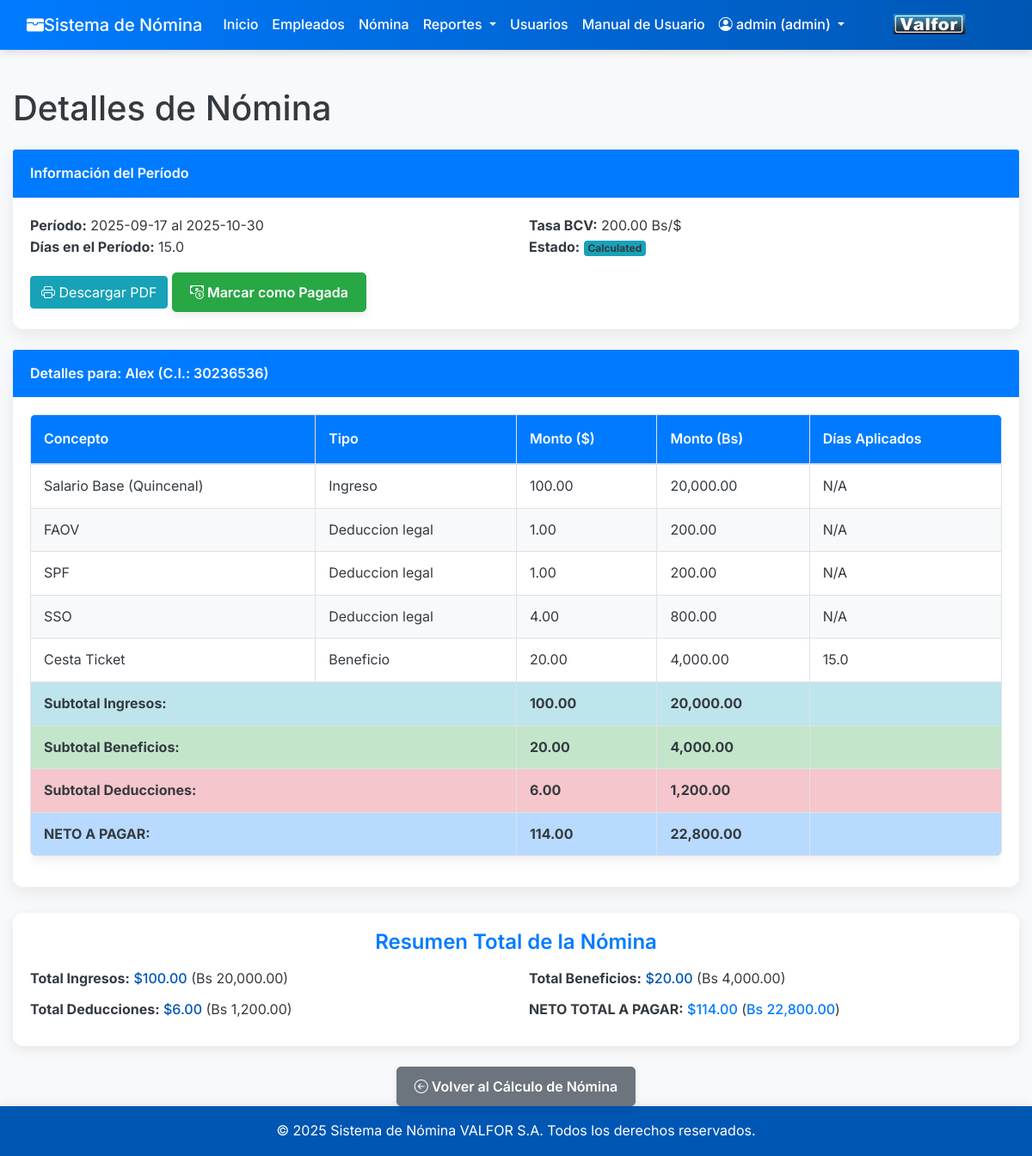
The page /public/payroll_details.php?period_id=6 (signed in) on the database its author committed.
### tables this page shows
CREATE TABLE `payroll_periods` (
  `id` int(11) NOT NULL,
  `start_date` date NOT NULL,
  `end_date` date NOT NULL,
  `bcv_rate` decimal(10,4) NOT NULL,
  `days_in_period` decimal(4,1) NOT NULL,
  `status` enum('pending','calculated','paid','closed') NOT NULL DEFAULT 'pending',
  `created_at` timestamp NOT NULL DEFAULT current_timestamp(),
  `updated_at` timestamp NOT NULL DEFAULT current_timestamp() ON UPDATE current_timestamp()
);

CREATE TABLE `employees` (
  `id` int(11) NOT NULL,
  `cedula` varchar(20) NOT NULL,
  `full_name` varchar(255) NOT NULL,
  `fecha_ingreso` date NOT NULL,
  `cargo` varchar(100) NOT NULL,
  `salario_base_mensual_usd` decimal(10,2) NOT NULL,
  `is_active` tinyint(1) NOT NULL DEFAULT 1,
  `created_at` timestamp NOT NULL DEFAULT current_timestamp(),
  `updated_at` timestamp NOT NULL DEFAULT current_timestamp() ON UPDATE current_timestamp(),
  `photo_path` varchar(255) DEFAULT NULL
);

CREATE TABLE `employee_payroll_details` (
  `id` int(11) NOT NULL,
  `employee_id` int(11) NOT NULL,
  `payroll_period_id` int(11) NOT NULL,
  `concept_id` int(11) NOT NULL,
  `amount_usd` decimal(10,2) DEFAULT 0.00,
  `amount_bs` decimal(12,2) DEFAULT 0.00,
  `days_applied` decimal(4,1) DEFAULT NULL,
  `notes` text DEFAULT NULL,
  `created_at` timestamp NOT NULL DEFAULT current_timestamp(),
  `updated_at` timestamp NOT NULL DEFAULT current_timestamp() ON UPDATE current_timestamp()
);

CREATE TABLE `payroll_concepts` (
  `id` int(11) NOT NULL,
  `name` varchar(100) NOT NULL,
  `type` enum('ingreso','deduccion_legal','deduccion_personal','beneficio') NOT NULL,
  `calculation_type` enum('fixed_value','percentage_of_salary','per_day_value','manual_input') NOT NULL,
  `default_value` decimal(10,2) DEFAULT NULL,
  `applies_to_all` tinyint(1) NOT NULL DEFAULT 1,
  `is_active` tinyint(1) NOT NULL DEFAULT 1,
  `created_at` timestamp NOT NULL DEFAULT current_timestamp(),
  `updated_at` timestamp NOT NULL DEFAULT current_timestamp() ON UPDATE current_timestamp()
);

### public/payroll_details.php (the view, shortened to what the rows shown need)
<?php
require_once __DIR__ . '/../includes/auth.php';
$page_title = 'Detalles de Nómina';
$pdo = getDbConnection();
$period_id = $_GET['period_id'] ?? null;
$payroll_period = null;
$payroll_details = [];
$total_summary = [
    'total_ingresos_usd' => 0,
    'total_deducciones_usd' => 0,
    'total_beneficios_usd' => 0,
    'neto_a_pagar_usd' => 0,
    'total_ingresos_bs' => 0,
    'total_deducciones_bs' => 0,
    'total_beneficios_bs' => 0,
    'neto_a_pagar_bs' => 0,
];
if (!$period_id || !is_numeric($period_id)) {
    $message = 'ID de período de nómina no especificado o inválido.';
    $message_type = 'danger';
} else {
    try {
        $stmt_period = $pdo->prepare("SELECT id, start_date, end_date, bcv_rate, days_in_period, status FROM payroll_periods WHERE id = :id");
        $stmt_period->bindParam(':id', $period_id, PDO::PARAM_INT);
        $stmt_period->execute();
        $payroll_period = $stmt_period->fetch();
        if (!$payroll_period) {
            $message = 'Período de nómina no encontrado.';
            $message_type = 'danger';
        } else {
            $stmt_details = $pdo->prepare("
                SELECT
                    epd.amount_usd, epd.amount_bs, epd.days_applied,
                    e.full_name, e.cedula, e.salario_base_mensual_usd,
                    pc.name AS concept_name, pc.type AS concept_type
                FROM
                    employee_payroll_details epd
                JOIN
                    employees e ON epd.employee_id = e.id
                JOIN
                    payroll_concepts pc ON epd.concept_id = pc.id
                WHERE
                    epd.payroll_period_id = :period_id
                ORDER BY
                    e.full_name ASC, pc.type ASC, pc.name ASC
            ");
            $stmt_details->bindParam(':period_id', $period_id, PDO::PARAM_INT);
            $stmt_details->execute();
            $raw_details = $stmt_details->fetchAll();
            foreach ($raw_details as $detail) {
                $employee_name = $detail['full_name'];
                if (!isset($payroll_details[$employee_name])) {
                    $payroll_details[$employee_name] = [
                        'cedula' => $detail['cedula'],
                        'salario_base_mensual_usd' => $detail['salario_base_mensual_usd'],
                        'concepts' => [],
                        'subtotal_ingresos_usd' => 0,
                        'subtotal_deducciones_usd' => 0,
                        'subtotal_beneficios_usd' => 0,
                        'neto_empleado_usd' => 0,
                        'subtotal_ingresos_bs' => 0,
                        'subtotal_deducciones_bs' => 0,
                        'subtotal_beneficios_bs' => 0,
                        'neto_empleado_bs' => 0,
                    ];
                }
                $payroll_details[$employee_name]['concepts'][] = $detail;
                if ($detail['concept_type'] === 'ingreso') {
                    $payroll_details[$employee_name]['subtotal_ingresos_usd'] += $detail['amount_usd'];
                    $payroll_details[$employee_name]['subtotal_ingresos_bs'] += $detail['amount_bs'];
                    $total_summary['total_ingresos_usd'] += $detail['amount_usd'];
                    $total_summary['total_ingresos_bs'] += $detail['amount_bs'];
                } elseif ($detail['concept_type'] === 'deduccion_legal' || $detail['concept_type'] === 'deduccion_personal') {
                    $payroll_details[$employee_name]['subtotal_deducciones_usd'] += $detail['amount_usd'];
                    $payroll_details[$employee_name]['subtotal_deducciones_bs'] += $detail['amount_bs'];
                    $total_summary['total_deducciones_usd'] += $detail['amount_usd'];
                    $total_summary['total_deducciones_bs'] += $detail['amount_bs'];
                } elseif ($detail['concept_type'] === 'beneficio') {
                    $payroll_details[$employee_name]['subtotal_beneficios_usd'] += $detail['amount_usd'];
                    $payroll_details[$employee_name]['subtotal_beneficios_bs'] += $detail['amount_bs'];
                    $total_summary['total_beneficios_usd'] += $detail['amount_usd'];
                    $total_summary['total_beneficios_bs'] += $detail['amount_bs'];
                }
            }
            foreach ($payroll_details as $name => &$data) {
                $data['neto_empleado_usd'] = $data['subtotal_ingresos_usd'] + $data['subtotal_beneficios_usd'] - $data['subtotal_deducciones_usd'];
                $data['neto_empleado_bs'] = $data['subtotal_ingresos_bs'] + $data['subtotal_beneficios_bs'] - $data['subtotal_deducciones_bs'];
                $total_summary['neto_a_pagar_usd'] += $data['neto_empleado_usd'];
                $total_summary['neto_a_pagar_bs'] += $data['neto_empleado_bs'];
            }
        }
    } catch (PDOException $e) {
        $message = 'Error al cargar los detalles de la nómina: ' . htmlspecialchars($e->getMessage());
        $message_type = 'danger';
    }
}
?>
<!DOCTYPE html>
<html lang="es">
<head>
    <link href="./assets/css/bootstrap.min.css" rel="stylesheet">
    <link rel="stylesheet" href="https://cdn.jsdelivr.net/npm/bootstrap-icons@1.11.3/font/bootstrap-icons.min.css">
    <link href="./assets/css/payroll_details.css" rel="stylesheet">
</head>
<body>
    <?php include __DIR__ . '/../includes/header.php';  ?>
    <div class="container mt-4">
        <h1 class="mb-4"><?php echo $page_title; ?></h1>
        <?php if ($payroll_period): ?>
            <div class="card mb-4">
                <div class="card-header">
                    Información del Período
                </div>
                <div class="card-body">
                    <div class="row">
                        <div class="col-md-6">
                            <strong>Período:</strong> <?php echo htmlspecialchars($payroll_period['start_date']); ?> al <?php echo htmlspecialchars($payroll_period['end_date']); ?>
                        </div>
                        <div class="col-md-6">
                            <strong>Tasa BCV:</strong> <?php echo number_format($payroll_period['bcv_rate'], 2); ?> Bs/$
                        </div>
                    </div>
                    <div class="row">
                        <div class="col-md-6">
                            <strong>Días en el Período:</strong> <?php echo htmlspecialchars($payroll_period['days_in_period']); ?>
                        </div>
                        <div class="col-md-6">
                            <strong>Estado:</strong>
                            <?php
                            $badge_class = 'bg-secondary';
                            switch ($payroll_period['status']) {
                                case 'calculated': $badge_class = 'bg-info'; break;
                            }
                            ?>
                            <span class="badge <?php echo $badge_class; ?>"><?php echo htmlspecialchars(ucfirst($payroll_period['status'])); ?></span>
                        </div>
                    </div>
                    <div class="mt-3 text-end">
                        <button type="button" class="btn btn-info me-2" onclick="printPayrollDetailsPDF(<?php echo $payroll_period['id']; ?>)">
                            <i class="bi bi-printer me-1"></i> Descargar PDF
                        </button>
                        <?php if ($payroll_period['status'] === 'calculated'): ?>
                            <form method="POST" action="" style="display:inline;">
                                <button type="submit" class="btn btn-success">
                                    <i class="bi bi-cash-coin me-1"></i> Marcar como Pagada
                                </button>
                            </form>
                        <?php endif; ?>
                    </div>
                </div>
            </div>
            <?php if (empty($payroll_details)): ?>
                <div class="alert alert-info" role="alert">
                    No se encontraron detalles de nómina para este período.
                </div>
            <?php else: ?>
                <?php foreach ($payroll_details as $employee_name => $data): ?>
                    <div class="card mb-4">
                        <div class="card-header">
                            Detalles para: <?php echo htmlspecialchars($employee_name); ?> (C.I.: <?php echo htmlspecialchars($data['cedula']); ?>)
                        </div>
                        <div class="card-body">
                            <div class="table-responsive">
                                <table class="table table-sm table-bordered">
                                    <thead>
                                        <tr>
                                            <th>Concepto</th>
                                            <th>Tipo</th>
                                            <th>Monto ($)</th>
                                            <th>Monto (Bs)</th>
                                            <th>Días Aplicados</th>
                                        </tr>
                                    </thead>
                                    <tbody>
                                        <?php foreach ($data['concepts'] as $concept_detail): ?>
                                            <tr>
                                                <td><?php echo htmlspecialchars($concept_detail['concept_name']); ?></td>
                                                <td><?php echo htmlspecialchars(ucfirst(str_replace('_', ' ', $concept_detail['concept_type']))); ?></td>
                                                <td><?php echo number_format($concept_detail['amount_usd'], 2); ?></td>
                                                <td><?php echo number_format($concept_detail['amount_bs'], 2); ?></td>
                                                <td><?php echo !is_null($concept_detail['days_applied']) ? htmlspecialchars($concept_detail['days_applied']) : 'N/A'; ?></td>
                                            </tr>
                                        <?php endforeach; ?>
                                    </tbody>
                                    <tfoot>
                                        <tr class="table-info">
                                            <td colspan="2" class="text-end"><strong>Subtotal Ingresos:</strong></td>
                                            <td><strong><?php echo number_format($data['subtotal_ingresos_usd'], 2); ?></strong></td>
                                            <td><strong><?php echo number_format($data['subtotal_ingresos_bs'], 2); ?></strong></td>
                                            <td></td>
                                        </tr>
                                        <tr class="table-success">
                                            <td colspan="2" class="text-end"><strong>Subtotal Beneficios:</strong></td>
                                            <td><strong><?php echo number_format($data['subtotal_beneficios_usd'], 2); ?></strong></td>
                                            <td><strong><?php echo number_format($data['subtotal_beneficios_bs'], 2); ?></strong></td>
                                            <td></td>
                                        </tr>
                                        <tr class="table-danger">
                                            <td colspan="2" class="text-end"><strong>Subtotal Deducciones:</strong></td>
                                            <td><strong><?php echo number_format($data['subtotal_deducciones_usd'], 2); ?></strong></td>
                                            <td><strong><?php echo number_format($data['subtotal_deducciones_bs'], 2); ?></strong></td>
                                            <td></td>
                                        </tr>
                                        <tr class="table-primary">
                                            <td colspan="2" class="text-end"><strong>NETO A PAGAR:</strong></td>
                                            <td><strong><?php echo number_format($data['neto_empleado_usd'], 2); ?></strong></td>
                                            <td><strong><?php echo number_format($data['neto_empleado_bs'], 2); ?></strong></td>
                                            <td></td>
                                        </tr>
                                    </tfoot>
                                </table>
                            </div>
                        </div>
                    </div>
                <?php endforeach; ?>
                <div class="total-summary">
                    <h4 class="text-center">Resumen Total de la Nómina</h4>
                    <div class="row">
                        <div class="col-md-6">
                            <strong>Total Ingresos:</strong> <span>$<?php echo number_format($total_summary['total_ingresos_usd'], 2); ?></span> (Bs <?php echo number_format($total_summary['total_ingresos_bs'], 2); ?>)
                        </div>
                        <div class="col-md-6">
                            <strong>Total Beneficios:</strong> <span>$<?php echo number_format($total_summary['total_beneficios_usd'], 2); ?></span> (Bs <?php echo number_format($total_summary['total_beneficios_bs'], 2); ?>)
                        </div>
                    </div>
                    <div class="row">
                        <div class="col-md-6">
                            <strong>Total Deducciones:</strong> <span>$<?php echo number_format($total_summary['total_deducciones_usd'], 2); ?></span> (Bs <?php echo number_format($total_summary['total_deducciones_bs'], 2); ?>)
                        </div>
                        <div class="col-md-6">
                            <strong>NETO TOTAL A PAGAR:</strong> <span class="text-primary">$<?php echo number_format($total_summary['neto_a_pagar_usd'], 2); ?></span> (<span class="text-primary">Bs <?php echo number_format($total_summary['neto_a_pagar_bs'], 2); ?></span>)
                        </div>
                    </div>
                </div>
            <?php endif; ?>
            <div class="mt-4 text-center">
                <a href="<?php echo getBaseUrl(); ?>payroll_calc.php" class="btn btn-secondary">
                    <i class="bi bi-arrow-left-circle me-1"></i> Volver al Cálculo de Nómina
                </a>
            </div>
        <?php endif; ?>
    </div>
    <?php include __DIR__ . '/../includes/footer.php';  ?>
</body>
</html>

### rows shown on the page
payroll_periods: start_date "2025-09-17", end_date "2025-10-30", bcv_rate "200.00", days_in_period "15.0", status "Calculated"
employees: full_name "Alex"
employee_payroll_details: concept.name "Salario Base (Quincenal)", concept.type "Ingreso", amount_usd "100.00", amount_bs "20,000.00", shows "N/A"
employee_payroll_details: concept.name "FAOV", concept.type "Deduccion legal", amount_usd "1.00", amount_bs "200.00", shows "N/A"
employee_payroll_details: concept.name "SPF", concept.type "Deduccion legal", amount_usd "1.00", amount_bs "200.00", shows "N/A"
employee_payroll_details: concept.name "SSO", concept.type "Deduccion legal", amount_usd "4.00", amount_bs "800.00", shows "N/A"
employee_payroll_details: concept.name "Cesta Ticket", concept.type "Beneficio", amount_usd "20.00", amount_bs "4,000.00", days_applied "15.0"

### other values the page prints
$_SESSION['username'] "admin"
getUserRole() "admin"
$page_title "Detalles de Nómina"
$data['cedula'] "30236536"
$data['subtotal_ingresos_usd'] "100.00"
$data['subtotal_ingresos_bs'] "20,000.00"
$data['subtotal_beneficios_usd'] "20.00"
$data['subtotal_beneficios_bs'] "4,000.00"
$data['subtotal_deducciones_usd'] "6.00"
$data['subtotal_deducciones_bs'] "1,200.00"
$data['neto_empleado_usd'] "114.00"
$data['neto_empleado_bs'] "22,800.00"
$total_summary['total_ingresos_usd'] "100.00"
$total_summary['total_ingresos_bs'] "20,000.00"
$total_summary['total_beneficios_usd'] "20.00"
